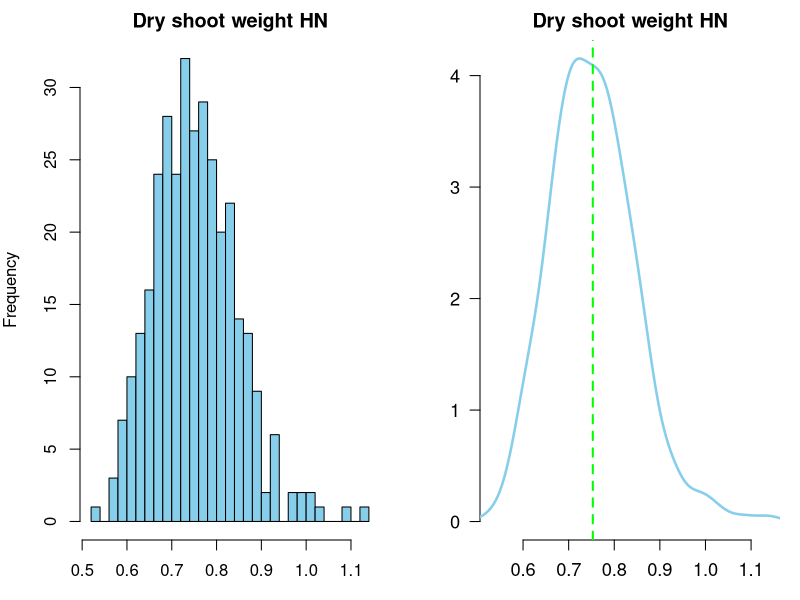

The R source for this figure:
## ---- chunk 1
knitr::opts_chunk$set(echo = TRUE) 
knitr::opts_knit$set(root.dir=normalizePath('..//..//')) 
## ---- chunk 2
library(data.table)
d=fread("output/blup_HN_dry.txt",head=T,data.table=F)
#d=fread("output/blup_HN_fresh.txt",head=T,data.table=F)
#d=fread("output/blup_HN_leaf.txt",head=T,data.table=F)
#d=fread("output/blup_HN_PH.txt",head=T,data.table=F)


#d=fread("output/blup_LN_dry.txt",head=T,data.table=F)
#d=fread("output/blup_LN_fresh.txt",head=T,data.table=F)
#d=fread("output/blup_LN_leaf.txt",head=T,data.table=F)
#d=fread("output/blup_LN_PH.txt",head=T,data.table=F)
## ---- chunk 3
png("graphs/Dry_weight_HN.png", width=785, height=600) # Set the file name and dimensions in pixels
cols=colours()[c(136,257,91)]
cols=adjustcolor(cols,alpha.f = 0.6)
par(mar=c(3,4,2,1),mfrow=c(1,2))
#creating Histogram
hist(d[,2],breaks = 30,xlab="g",main="Dry shoot weight HN",col="skyblue")
#creating density plot
va=na.omit(d[,2])
plot(0,0,xlab="",ylab="",xlim=range(va),ylim=range(density(va)$y),
     axes=F,pch=16,col="white",main="Dry shoot weight HN",cex.lab=1)

axis(1,cex.axis=1.1)
axis(2,cex.axis=1.1,las=1)
lines(density(va),lty=1,col="skyblue",lwd=2.5)
m=mean(va)
abline(v=m,col="green",lty=2,lwd=2)
dev.off() # Closes the plotting device and saves the file
